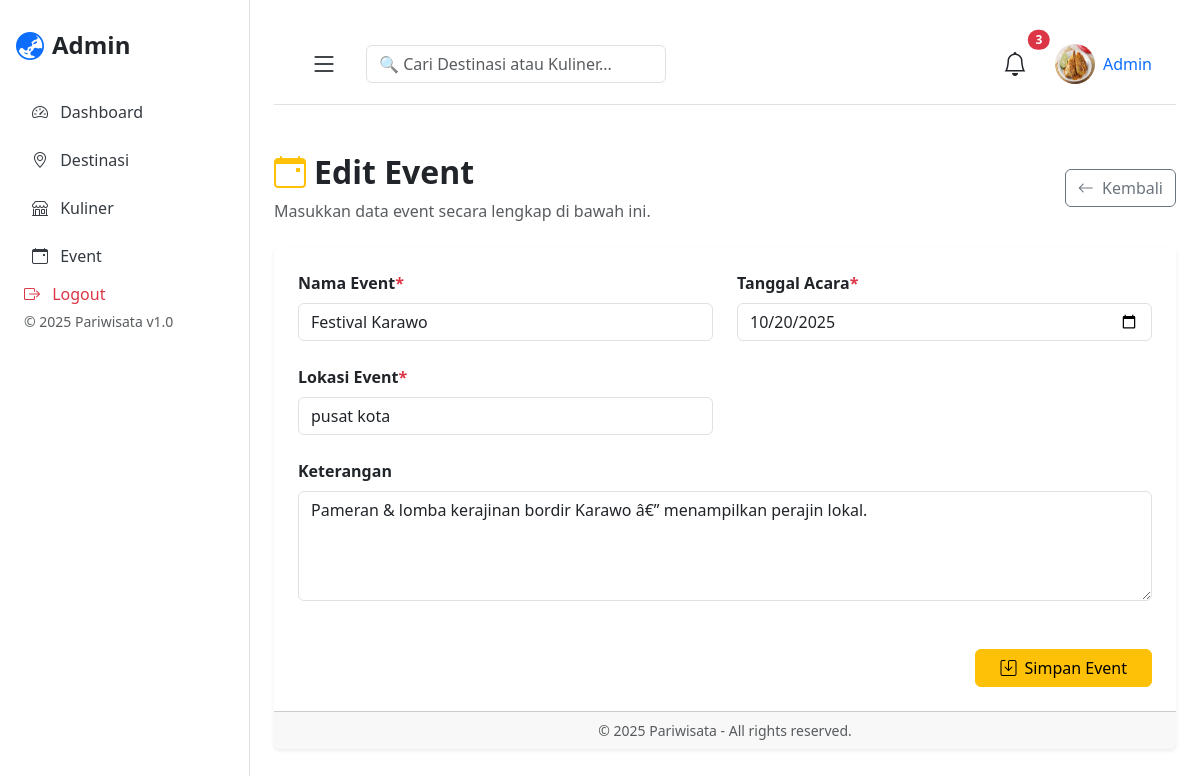
/admin/event/edit.php?id=2, run on the app's committed database.
### tables this page shows
CREATE TABLE `event` (
  `id` int(11) NOT NULL,
  `nama` varchar(255) NOT NULL,
  `tanggal` date NOT NULL,
  `lokasi` varchar(255) NOT NULL,
  `keterangan` text NOT NULL
);

### admin/event/edit.php (the view, shortened to what this page needs)
<?php
require '../../databases/koneksi.php';
require '../../layout/header_admin.php'; ?>
<div class="d-flex justify-content-between align-items-center mb-4 mt-5">
  <div>
    <h2 class="fw-bold"><i class="bi bi-calendar-event text-warning me-2"></i>Edit Event</h2>
    <p class="text-muted mb-0">Masukkan data event secara lengkap di bawah ini.</p>
  </div>
  <a href="index.php" class="btn btn-outline-secondary">
    <i class="bi bi-arrow-left me-1"></i> Kembali
  </a>
</div>
<div class="card shadow-sm border-0">
  <div class="card-body p-4">
<?php
$id = $_GET['id'];
  $sql = "SELECT * FROM event WHERE id=$id";
  $result = mysqli_query($conn,$sql);
  $row= mysqli_fetch_assoc($result);
?>
    <form action="proses_edit.php" method="POST">
      <div class="row g-4">
        <div class="col-md-6">
          <label class="form-label fw-semibold">Nama Event<span class="text-danger">*</span></label>
          <input type="text" class="form-control" name="nama" value="<?=$row['nama']?>">
        </div>
        <div class="col-md-6">
          <label class="form-label fw-semibold">Tanggal Acara<span class="text-danger">*</span></label>
          <input type="date" class="form-control" name="tanggal" value="<?=$row['tanggal']?>">
        </div>
        <div class="col-md-6">
          <label class="form-label fw-semibold">Lokasi Event<span class="text-danger">*</span></label>
          <input type="text" class="form-control" name="lokasi" value="<?=$row['lokasi']?>" >
        </div>
        <div class="col-12">
          <label class="form-label fw-semibold">Keterangan</label>
          <textarea class="form-control" name="keterangan" rows="4"><?=$row['keterangan']?></textarea>
        </div>
      </div>
      <div class="mt-5 d-flex justify-content-end gap-2">
        <button type="submit" name="edit" class="btn btn-warning px-4">
          <i class="bi bi-save me-1"></i> Simpan Event
        </button>
      </div>
    </form>
  </div>
  <div class="card-footer text-center text-muted small">
    © 2025 Pariwisata - All rights reserved.
  </div>
</div>
<?php
require '../../layout/footer_admin.php';
?>

### data on the page
event: nama "Festival Karawo", tanggal "10/20/2025", lokasi "pusat kota", keterangan "Pameran & lomba kerajinan bordir Karawo â€” menampilkan perajin lokal."

### other printed values
$_SESSION['nama'] "Admin"
